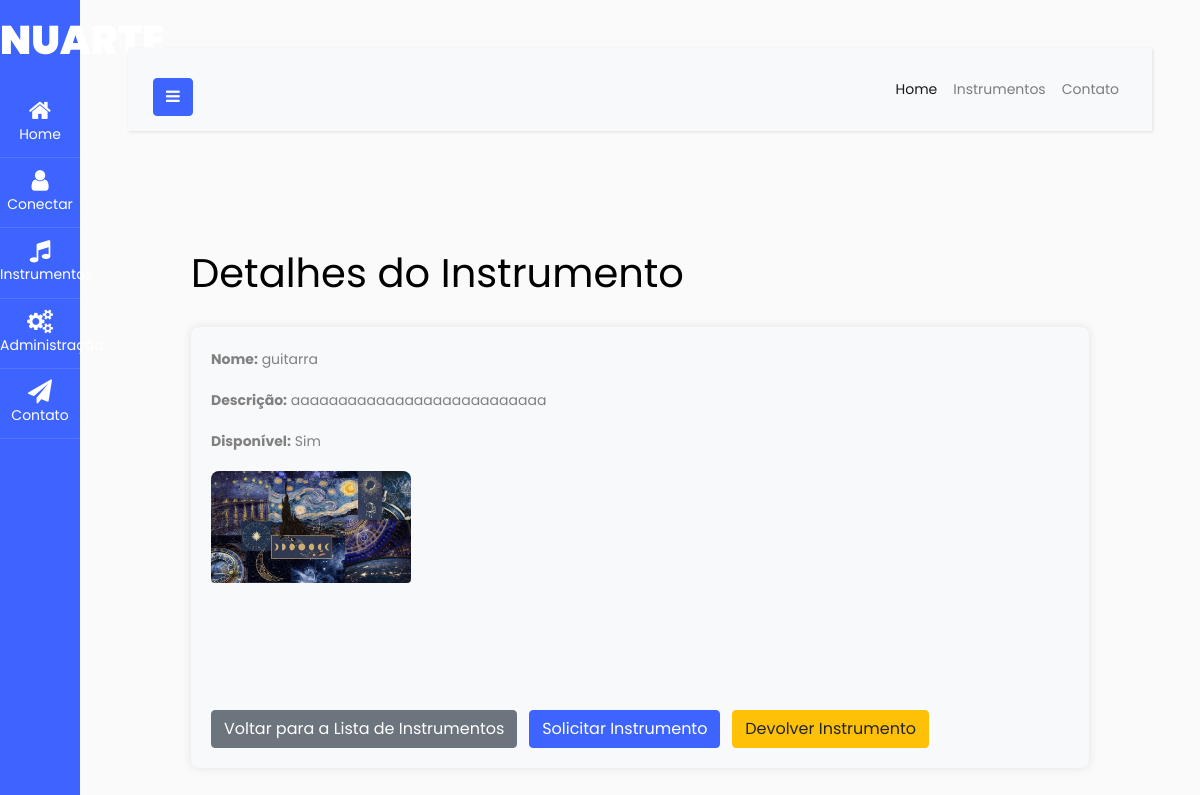
Page /detalhes_instrumento/13/ on the committed database.
### nuarte/models.py (models this page shows, shortened)
class Instrumento(models.Model):
    nome = models.CharField(max_length=100)
    descricao = models.TextField()
    disponivel = models.BooleanField(default=True)
    imagem = models.ImageField(upload_to='instrumentos/', null=True, blank=True)

### nuarte/views.py (the view)
# urls.py: path('detalhes_instrumento/<int:pk>/', InstrumentoDetailView.as_view(), name='detalhes_instrumento'),
class InstrumentoDetailView(DetailView):
    model = Instrumento
    template_name = 'nuarte/detalhes_instrumento.html'
    context_object_name = 'instrumento'

### nuarte/templates/nuarte/detalhes_instrumento.html (shortened to what this page needs)
{% extends 'base.html' %}
{% block content %}
  <div class="container mt-4">
    <h1 class="mb-4">Detalhes do Instrumento</h1>
    <div class="instrumento-details">
      <p><strong>Nome:</strong> {{ instrumento.nome }}</p>
      <p><strong>Descrição:</strong> {{ instrumento.descricao }}</p>
      <p><strong>Disponível:</strong> {% if instrumento.disponivel %}Sim{% else %}Não{% endif %}</p>
      {% if instrumento.imagem %}
        <div class="instrumento-image">
          <img src="{{ instrumento.imagem.url }}" alt="{{ instrumento.nome }}" class="img-fluid rounded">
        </div>
      {% endif %}
      <div class="mt-4">
        <a href="{% url 'nuarte:listar_instrumentos' %}" class="btn btn-secondary mr-2">Voltar para a Lista de Instrumentos</a>
        <a href="{% url 'nuarte:solicitar_instrumento' %}" class="btn btn-primary mr-2">Solicitar Instrumento</a>
        <a href="{% url 'nuarte:devolver_instrumento' instrumento.id %}" class="btn btn-warning mr-2">Devolver Instrumento</a>
      </div>
    </div>
  </div>
{% endblock %}

### nuarte/templates/nuarte/detalhes_instrumento.html (style rules this page uses)
.container { max-width: 100%; }
.instrumento-details { background-color: #f8f9fa; padding: 20px; border-radius: 8px; box-shadow: 0 0 10px rgba(0, 0, 0, 0.1); }
.instrumento-image { width: 200px; height: 200px; overflow: hidden; border-radius: 8px; margin-top: 15px; }
img { width: 100%; height: 100%; object-fit: cover; }
.btn { margin-top: 15px; }

### rows in the picture
Instrumento: nome "guitarra", descricao "aaaaaaaaaaaaaaaaaaaaaaaaaaa", imagem (picture)
